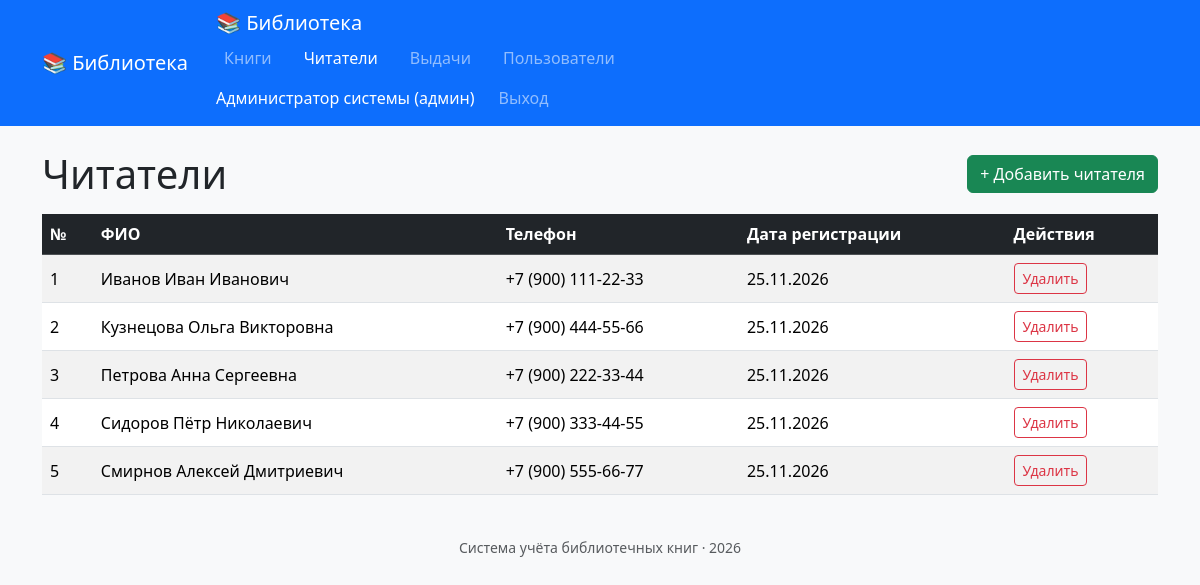
The app's page /index.php?page=readers (signed in) with its own data.
### tables this page shows
CREATE TABLE readers (
    id INT AUTO_INCREMENT PRIMARY KEY,
    full_name VARCHAR(255) NOT NULL COMMENT 'ФИО читателя',
    phone VARCHAR(20) NULL COMMENT 'Телефон',
    created_at DATETIME NOT NULL DEFAULT CURRENT_TIMESTAMP COMMENT 'Дата регистрации'
);

### models/Reader.php (called while the page is built, shortened)
<?php
class Reader
{
    private PDO $pdo;
    public function __construct(PDO $pdo)
    {
        $this->pdo = $pdo;
    }
    public function all(): array
    {
        return $this->pdo->query('SELECT * FROM readers ORDER BY full_name')->fetchAll();
    }
}

### views/readers/index.php (the view, shortened to what this page needs)
<div class="d-flex justify-content-between align-items-center mb-3">
    <h1 class="mb-0">Читатели</h1>
    <a href="index.php?page=readers&action=create" class="btn btn-success">+ Добавить читателя</a>
</div>
<table class="table table-striped table-hover align-middle bg-white">
    <thead class="table-dark">
    <tr><th>№</th><th>ФИО</th><th>Телефон</th><th>Дата регистрации</th><th>Действия</th></tr>
    </thead>
    <tbody>
    <?php foreach ($readers as $i => $r): ?>
        <tr>
            <td><?= $i + 1 ?></td>
            <td><?= htmlspecialchars($r['full_name']) ?></td>
            <td><?= htmlspecialchars($r['phone'] ?? '—') ?></td>
            <td><?= date('d.m.Y', strtotime($r['created_at'])) ?></td>
            <td>
                <a class="btn btn-sm btn-outline-danger"
                   href="index.php?page=readers&action=delete&id=<?= $r['id'] ?>"
                   onclick="return confirm('Удалить читателя «<?= htmlspecialchars($r['full_name']) ?>»?')">
                    Удалить
                </a>
            </td>
        </tr>
    <?php endforeach; ?>
    </tbody>
</table>

### records on screen
readers: full_name "Иванов Иван Иванович", phone "+7 (900) 111-22-33", created_at "25.11.2026"
readers: full_name "Кузнецова Ольга Викторовна", phone "+7 (900) 444-55-66", created_at "25.11.2026"
readers: full_name "Петрова Анна Сергеевна", phone "+7 (900) 222-33-44", created_at "25.11.2026"
readers: full_name "Сидоров Пётр Николаевич", phone "+7 (900) 333-44-55", created_at "25.11.2026"
readers: full_name "Смирнов Алексей Дмитриевич", phone "+7 (900) 555-66-77", created_at "25.11.2026"

### other values on screen
currentUser()['full_name'] "Администратор системы"
